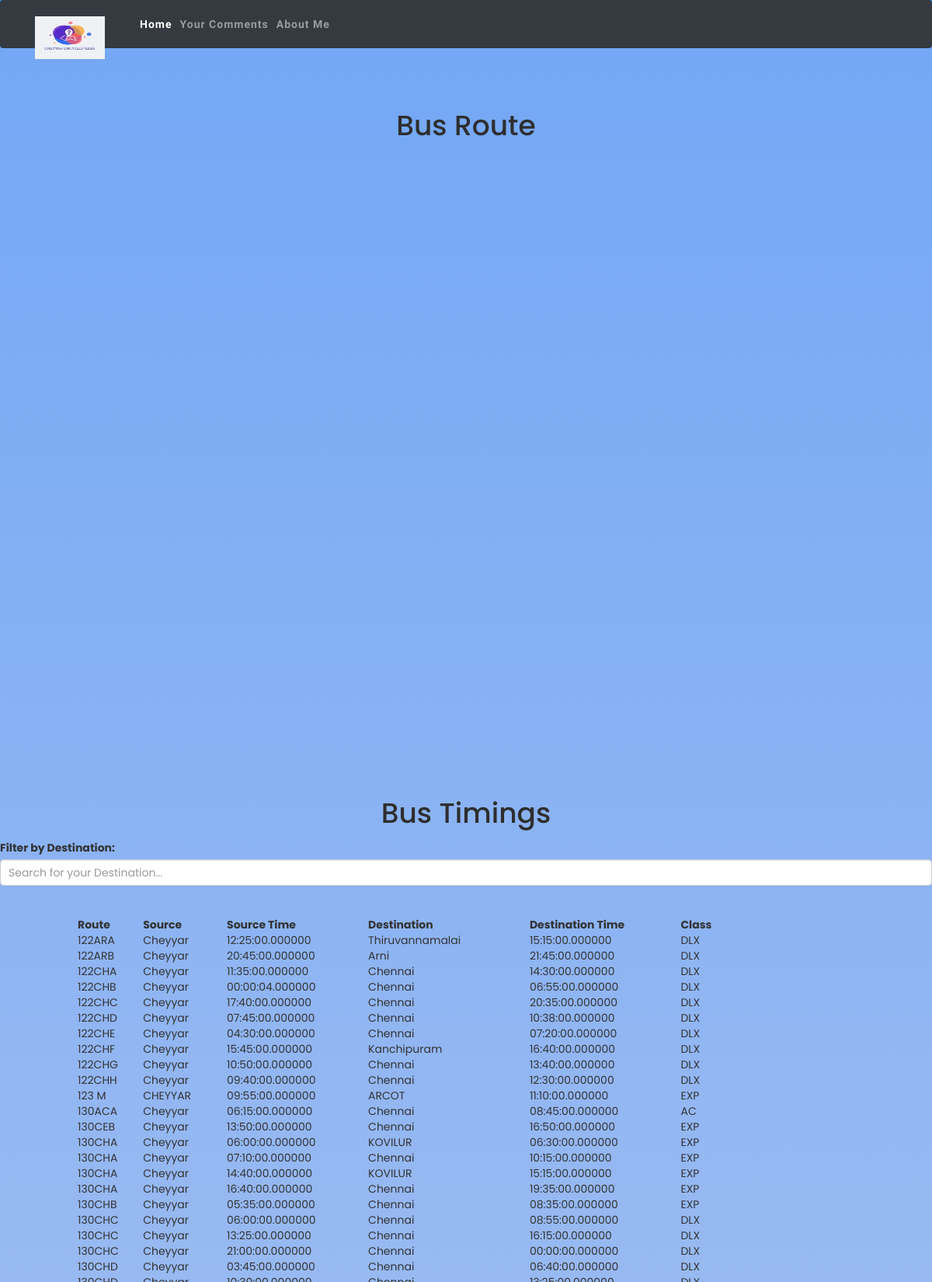
/bus_timings (upper part), run on the app's committed database.
### tables this page shows
CREATE TABLE "bus_timings" (
"Route" TEXT,
  "Source" TEXT,
  "SourceTime" TIME,
  "Destination" TEXT,
  "DestinationTime" TIME,
  "Class" TEXT,
  "STU" TEXT
);

### app.py (the view)
@app.route('/bus_timings', methods=['GET'])
def bus_timings():
    conn = sqlite3.connect(BUS_DATABASE)
    cursor = conn.cursor()
    title = 'Bus - Cheyyar Encyclopedia'
    cursor.execute("SELECT Route,Source, SourceTime, Destination, DestinationTime, Class FROM bus_timings")
    bus_timings = cursor.fetchall()
    conn.close()
    return render_template('bus.html', bus_timings=bus_timings, title=title)

### templates/bus.html (shortened to what this page needs)
{% extends 'layout.html' %}
{% block body %}
<!DOCTYPE html>
<html>
<head>
  <link href='https://api.mapbox.com/mapbox-gl-js/v1.12.0/mapbox-gl.css' rel='stylesheet' />
  <link
    rel="stylesheet"
    href="https://api.mapbox.com/mapbox-gl-js/plugins/mapbox-gl-directions/v4.1.0/mapbox-gl-directions.css"
    type="text/css"
  />
</head>
<body><br><br>
    <h1 class="text-center darken-grey-text mb-4">Bus Route</h1>
    <br>
    <div id='map'></div>
    <br><br>
    <h1 class="text-center darken-grey-text mb-4">Bus Timings</h1>
    <div class="row">
        <div class="col-md-12">
            <div >
                <form action="/bus_timings" method="get">
                    <div  >
                    <label for="filter" >Filter by Destination:</label>
                    <input class="form-control my-0 py-1 pl-3 purple-border" type="text" id="searchInput"
                    placeholder="Search for your Destination..." aria-label="Search" >
                </div>
                </form>
            </div>
        </div>
    </div>
    <br><br>
    <table id="myTable" style="width:70%;margin-left: 100px;">
        <thead>
            <tr>
                <th>Route</th>
                <th>Source</th>
                <th>Source Time</th>
                <th>Destination</th>
                <th>Destination Time</th>
                <th>Class</th>
            </tr>
        </thead>
        <tbody>
            {% for timing in bus_timings %}
            <tr>
                <td>{{ timing[0] }}</td>
                <td>{{ timing[1] }}</td>
                <td>{{ timing[2] }}</td>
                <td>{{ timing[3] }}</td>
                <td>{{timing[4]}}</td>
                <td>{{timing[5]}}</td>
            </tr>
            {% endfor %}
        </tbody>
    </table>
<link href="https://maxcdn.bootstrapcdn.com/bootstrap/3.3.7/css/bootstrap.min.css" rel="stylesheet">
<link href="{{ url_for('static', filename='css/busstyle.css') }}" rel='stylesheet' type='text/css' />
<br><br><br><br><br>
</body>
</html>
{% endblock %}

### templates/layout.html (shortened to what this page needs)
<!DOCTYPE html>
<html lang="en">
<head>
	</body>
	<link rel="stylesheet" href="https://stackpath.bootstrapcdn.com/bootstrap/4.3.1/css/bootstrap.min.css"
>
	<link href="{{ url_for('static', filename='css/bootstrap.css') }}" rel='stylesheet' type='text/css' />
	<link href="{{ url_for('static', filename='css/style.css') }}" rel='stylesheet' type='text/css' />
	<link rel="stylesheet" href="{{ url_for('static', filename='css/font-awesome.min.css') }}">
</head>
<body>
	<nav class="navbar navbar-expand-lg navbar-dark bg-dark static-top" style="background-color: #1C00ff00;">
		<div class="container">
			<a class="navbar-brand" href="{{url_for('home')}}">
				<img src="{{ url_for('static', filename='images/clogo.jpeg') }}" style="width: 90px; height: 55px" alt="">
			</a>
			<div class="collapse navbar-collapse" id="navbarResponsive">
				<ul class="navbar-nav ml-auto">
					<li class="nav-item active">
						<a class="nav-link" href="{{ url_for('home') }}">Home
						</a>
					</li>
					<li class="nav-item">
						<a class="nav-link" href="{{ url_for('your_comments') }}">Your Comments</a>
					</li>
					<li class="nav-item">
						<a class="nav-link" href="{{ url_for('myself') }}">About Me</a>
					</li>
				</ul>
			</div>
		</div>
	</nav>
	{% block body %} {% endblock %}
</body>
</html>

### static/css/style.css (style rules this page uses)
html, body { margin: 0; font-size: 100%; background: #fff; font-family: 'Thasadith', sans-serif; }
html { scroll-behavior: smooth; }
body a { text-decoration: none; transition: 0.5s all; -webkit-transition: 0.5s all; -moz-transition: 0.5s all; -o-transition: 0.5s all; -ms-transition: 0.5s all; font-family: 'Thasadith', sans-serif; }
body img { max-width: 100%; }
input[type="button"], input[type="submit"], input[type="text"], input[type="email"], input[type="search"] { transition: 0.5s all; -webkit-transition: 0.5s all; -moz-transition: 0.5s all; -o-transition: 0.5s all; -ms-transition: 0.5s all; }
h1, h2, h3, h4, h5, h6 { margin: 0; color: #323648; }
li { list-style-type: none; }
ul { margin: 0; padding: 0; }
nav { margin:0; padding: 0; }
nav:after { content:""; display:table; clear:both; }
nav ul { float: right; padding:0; margin:0; list-style: none; position: relative; }
nav ul li { margin: 0px; display:inline-block; }
nav a { color: #ddd; text-transform: capitalize; letter-spacing: 1px; padding-left: 0; padding-right: 0; padding: 10px 0; font-weight: 700; }
li > a:only-child:after { content: ''; }

### templates/layout.html (style rules this page uses)
html { font-size: 1rem; }
@media (min-width: 576px) { html { font-size: 1.25rem; } }
@media (min-width: 768px) { html { font-size: 1.5rem; } }
@media (min-width: 992px) { html { font-size: 1.75rem; } }
@media (min-width: 1200px) { html { font-size: 2rem; } }
@media (min-width: 1200px) { html { font-size: 1rem; } }
@media (min-width: 1200px) { h1 { font-size: 1.2rem; } }

### templates/bus.html (style rules this page uses)
body { background-image: linear-gradient(to top, #f3e7e9 0%, #5695f3d2 99%, #2679f5dc 100%); font-family:verdana; }
.darken-grey-text { color: #2E2E2E; }
#map { height: 750px; width: 100vw; }

### data on the page
bus_timings: Route "122ARA", Source "Cheyyar", SourceTime "12:25:00.000000", Destination "Thiruvannamalai", DestinationTime "15:15:00.000000", Class "DLX"
bus_timings: Route "122ARB", Source "Cheyyar", SourceTime "20:45:00.000000", Destination "Arni", DestinationTime "21:45:00.000000", Class "DLX"
bus_timings: Route "122CHA", Source "Cheyyar", SourceTime "11:35:00.000000", Destination "Chennai", DestinationTime "14:30:00.000000", Class "DLX"
bus_timings: Route "122CHB", Source "Cheyyar", SourceTime "00:00:04.000000", Destination "Chennai", DestinationTime "06:55:00.000000", Class "DLX"
bus_timings: Route "122CHC", Source "Cheyyar", SourceTime "17:40:00.000000", Destination "Chennai", DestinationTime "20:35:00.000000", Class "DLX"
bus_timings: Route "122CHD", Source "Cheyyar", SourceTime "07:45:00.000000", Destination "Chennai", DestinationTime "10:38:00.000000", Class "DLX"
bus_timings: Route "122CHE", Source "Cheyyar", SourceTime "04:30:00.000000", Destination "Chennai", DestinationTime "07:20:00.000000", Class "DLX"
bus_timings: Route "122CHF", Source "Cheyyar", SourceTime "15:45:00.000000", Destination "Kanchipuram", DestinationTime "16:40:00.000000", Class "DLX"
bus_timings: Route "122CHG", Source "Cheyyar", SourceTime "10:50:00.000000", Destination "Chennai", DestinationTime "13:40:00.000000", Class "DLX"
bus_timings: Route "122CHH", Source "Cheyyar", SourceTime "09:40:00.000000", Destination "Chennai", DestinationTime "12:30:00.000000", Class "DLX"
bus_timings: Route "123 M", Source "CHEYYAR", SourceTime "09:55:00.000000", Destination "ARCOT", DestinationTime "11:10:00.000000", Class "EXP"
bus_timings: Route "130ACA", Source "Cheyyar", SourceTime "06:15:00.000000", Destination "Chennai", DestinationTime "08:45:00.000000", Class "AC"
bus_timings: Route "130CEB", Source "Cheyyar", SourceTime "13:50:00.000000", Destination "Chennai", DestinationTime "16:50:00.000000", Class "EXP"
bus_timings: Route "130CHA", Source "Cheyyar", SourceTime "06:00:00.000000", Destination "KOVILUR", DestinationTime "06:30:00.000000", Class "EXP"
bus_timings: Route "130CHA", Source "Cheyyar", SourceTime "07:10:00.000000", Destination "Chennai", DestinationTime "10:15:00.000000", Class "EXP"
bus_timings: Route "130CHA", Source "Cheyyar", SourceTime "14:40:00.000000", Destination "KOVILUR", DestinationTime "15:15:00.000000", Class "EXP"
bus_timings: Route "130CHA", Source "Cheyyar", SourceTime "16:40:00.000000", Destination "Chennai", DestinationTime "19:35:00.000000", Class "EXP"
bus_timings: Route "130CHB", Source "Cheyyar", SourceTime "05:35:00.000000", Destination "Chennai", DestinationTime "08:35:00.000000", Class "EXP"
bus_timings: Route "130CHC", Source "Cheyyar", SourceTime "06:00:00.000000", Destination "Chennai", DestinationTime "08:55:00.000000", Class "DLX"
bus_timings: Route "130CHC", Source "Cheyyar", SourceTime "13:25:00.000000", Destination "Chennai", DestinationTime "16:15:00.000000", Class "DLX"
bus_timings: Route "130CHC", Source "Cheyyar", SourceTime "21:00:00.000000", Destination "Chennai", DestinationTime "00:00:00.000000", Class "DLX"
bus_timings: Route "130CHD", Source "Cheyyar", SourceTime "03:45:00.000000", Destination "Chennai", DestinationTime "06:40:00.000000", Class "DLX"
